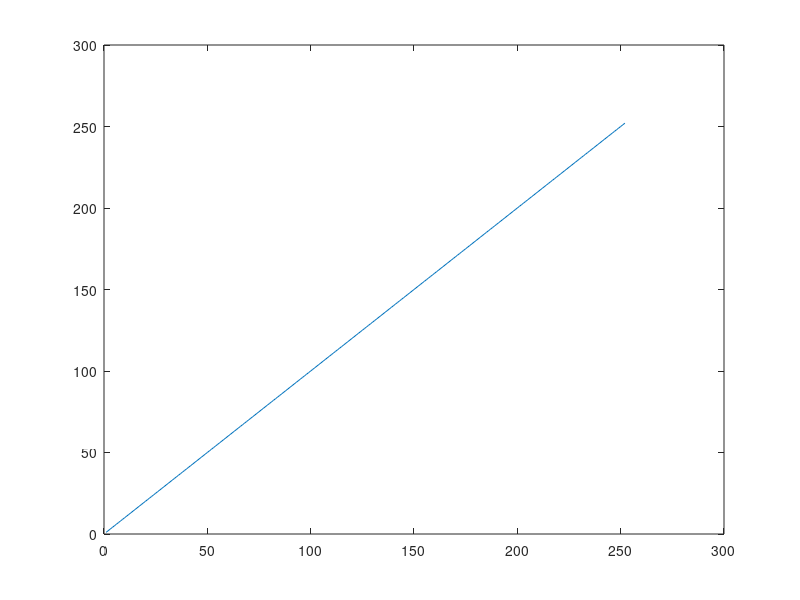

The MATLAB script that drew this image: (Note: this script raises an error after producing the figure.)
figure(1);
%t=fetch(yahoo,'^GSPC','Close','1/1/2016','12/31/2016','d');
t=linspace(1,252,252);
point=length(t);
x=linspace(1,point,point);
%y=flipud(t(:,2));
for i=1:point 
    y(i,1)=t(1,i);
end
yMean=mean(y);
yStd=std(y);

plot(x,y);

pd=fitdist(y,'kernel');
sample=pdf(pd,y);
figure(2)
plot(x,sample);
